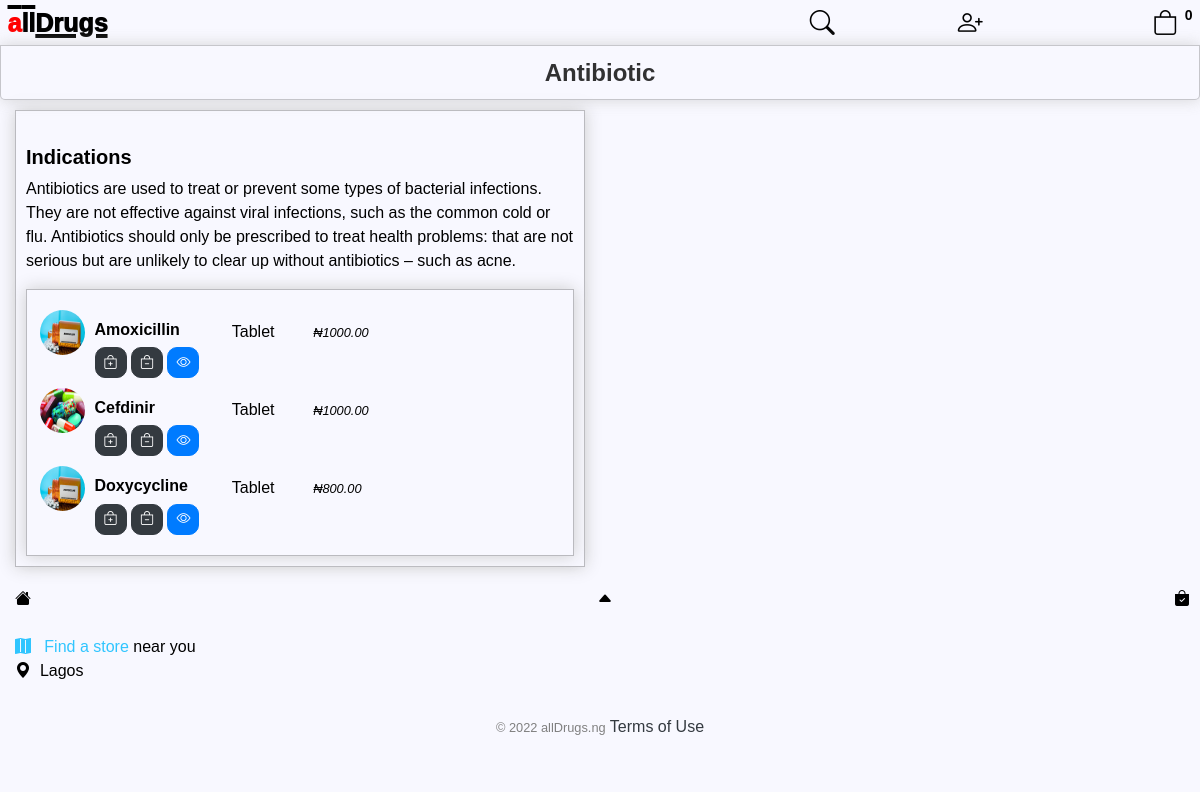
The app's page /drug_class/1 with its own data.
### store/models.py (models this page shows, shortened)
class Category (models.Model):
    name = models.CharField(max_length=200, null= True)
    indication = models.TextField (max_length=2000,blank=True, null=True,default="ailment")

class Product(models.Model):
    name = models.CharField(max_length=200, null=True,default="drug")
    drug_class = models.ManyToManyField(Category,default="analgesic")
    price = models.DecimalField(default=1000,max_digits=10, decimal_places=2)
    digital = models.BooleanField(default=False,null=True,  blank=False)
    image = models.ImageField(null=True, blank=True, default='sample.png', upload_to='uploads/')
    form = models.CharField (max_length=200,null=True,blank=True,default='Tablet',choices=dosage_form)
    dosage = models.CharField (max_length=200,blank=True,null=True,default="100mg")
    indication = models.TextField (max_length=2000,blank=True, null=True,default="ailment")
    prescription = models.CharField(max_length=1000,blank=True,null=True,default="daily")
    color = ColorField(default='#FF0000',format="hexa", image_field="image")
    @property
    def imageURL(self):
        try:
            url = self.image.url
        except:
            url=''
        return url

### store/views.py (the view)
def drug_class(request, pk):
	data = cartData(request)
	cartItems = data['cartItems']
	order = data['order']
	items = data['items']
	category = Category.objects.get(id=pk)
	product = Product.objects.filter(drug_class=category)
	context = {'product':product,'category':category ,'cartItems':cartItems,}
	return render(request, 'store/drug_class.html', context)

### store/utils.py (called while the page is built, shortened)
def cookieCart(request):
	try:
		cart = json.loads(request.COOKIES['cart'])
	except:
		cart = {}
	print('CART:', cart)
	items = []
	order = {'get_cart_total':0, 'get_cart_items':0, 'shipping':False}
	cartItems = order['get_cart_items']
	return {'cartItems':cartItems ,'order':order, 'items':items}

def cartData(request):
	if request.user.is_authenticated:
		customer = request.user.customer
		order, created = Order.objects.get_or_create(customer=customer, complete=False)
		items = order.orderitem_set.all()
		cartItems = order.get_cart_items
	else:
		cookieData = cookieCart(request)
		cartItems = cookieData['cartItems']
		order = cookieData['order']
		items = cookieData['items']
	return {'cartItems':cartItems ,'order':order, 'items':items}

### store/templates/store/drug_class.html (shortened to what this page needs)
{% extends "store/main.html" %}
{% load static %}
{% block content %}
<nav id="drug_class_nav" style="" class="navbar sticky-top">
    <div style="padding-top:12.5px;text-transform:capitalize;">
        <h4>
            <strong>
                {{category.name}}
            </strong>
        </h4>
    </div>
</nav>
<div class="row">
    <div class="col-lg-6">
        <div class="box-element" id="form-wrapper">
            <div></br>
                <h5><strong>Indications</strong></h5>
                <p>{{category.indication}}</p>
            </div>
            <div style="display:flex; overflow:hidden;" class="box-element" id="form-wrapper">
                <div>
                    {% for product in product %}
                    <div id="product_filter_list" style="" class="text-left">
                        <div style="flex:5%">
                            <img class="header-image" src="{{product.imageURL}}">
                        </div>
                        <div class="text-left" style="flex:3
                            45%;padding:10px 0px 0px 10px;">
                            <h6>
                                <strong>{{ product.name }}</strong>
                            </h6>
                            <button data-product={{product.id}} data-action="add" class="btn btn-dark add-btn update-cart btn-sm">
                                <i class="bi bi-bag-plus"></i>
                            </button>
                            <button data-product={{product.id}} data-action="remove" class="btn btn-dark remove-btn update-cart btn-sm">
                                <i class="bi bi-bag-dash"></i>
                            </button>
                            <a class="btn btn-primary btn-sm" href="{% url 'product' product.id %}">
                                <i class="bi bi-eye"></i>
                            </a>
                        </div>
                        <div class="text-left" style="flex:25%;padding:10px 0px 0px 0px;">
                            {{ product.form }}
                        </div>
                        <div style="flex:25%;padding:10px 0px 0px 0px;">
                            <small><i>₦{{ product.price }}</i></small>
                        </div>
                    </div>
                    {% endfor %}
                </div>
            </div>
        </div>
    </div>
</div>
{% endblock content %}

### static/css/main.css (style rules this page uses)
body { background-color: #f8f8ff!important; font-weight: 400; font-family:'Choco cooky',reross-quadratic, sans-serif; color: #000; font-style: normal; padding:0px; margin:0px; overflow: scroll; }
#drug_class_nav { display: flex; flex-direction: column; border: .2px solid rgba(0,0,0,0.25); overflow: scroll; box-shadow: hsl(0, 0%, 80%) 0 0 16px; padding: 0px 0px 0px 0px; background-color: #f8f8ff; opacity: .8; border-radius: 0px 0px 5px 5px; height: 55px; }
h1,h2,h3,h4,h5,h6 { color: #000; }
.box-element { box-shadow: hsl(0, 0%, 80%) 0 0 16px; background-color: #f8f8ff; border: .2px solid rgba(0,0,0,0.25); padding: 10px; width:100%; }
.col-lg-4, .col-lg-6, .col-lg-8, .col-lg-12 { margin-top: 10px; }
.btn { border-radius: 10px; }
.header-image { width: 45px; height: 45px; border-radius:50%; }
@media screen and (min-width: 480px) { #product_filter_list { width: 710px; } }
#product_filter_list { display:flex; width:355px; justify-content:space-between; margin:10px 2.5px 10px 2.5px; }
.row { width:100%; margin:0px; padding: 0px; }

### static/css/main_dark.css (style rules this page uses)
body { background-color: rgb(37,37,37,1)!important; font-weight: 400; font-family: 'Choco cooky',reross-quadratic, sans-serif; color: white; font-style: normal; margin:0px; padding:0px; }
#drug_class_nav { display: flex; flex-direction: column; overflow: scroll; box-shadow: hsl(0, 0%, 20%) 0 0 16px; padding: 0px 0px 0px 0px; background-color: #070700; opacity: .8; border-radius: 0px 0px 5px 5px; height: 55px; }
h1,h2,h3,h4,h5,h6 { color: white; }
.box-element { box-shadow: hsl(0, 0%, 20%) 0 0 16px; background-color: #070700; border-radius: 20px; padding: 10px; }
.col-lg-4, .col-lg-6, .col-lg-8, .col-lg-12 { margin-top: 10px; }
.btn { border-radius: 10px; }
.header-image { width: 45px; height: 45px; border-radius:50%; }
@media screen and (min-width: 480px) { #product_filter_list { width:750px; } }
#product_filter_list { display:flex; width:340px; justify-content:space-between; margin:10px; }
.row { width:100%; margin:0px; padding: 0px; }

### records on screen
Category: name "Antibiotic", indication "Antibiotics are used to treat or prevent some types of bacterial infections. They are not effective against viral infections, such as the common cold or flu. Antibiotics should only be prescribed to treat health problems: that are not serious but are unlikely to clear up without antibiotics – such as acne."
Product: imageURL (picture), name "Amoxicillin", form "Tablet", price "1000.00"
Product: imageURL (picture), name "Cefdinir", form "Tablet", price "1000.00"
Product: imageURL (picture), name "Doxycycline", form "Tablet", price "800.00"

### other values on screen
{{ cartItems }} "0"
